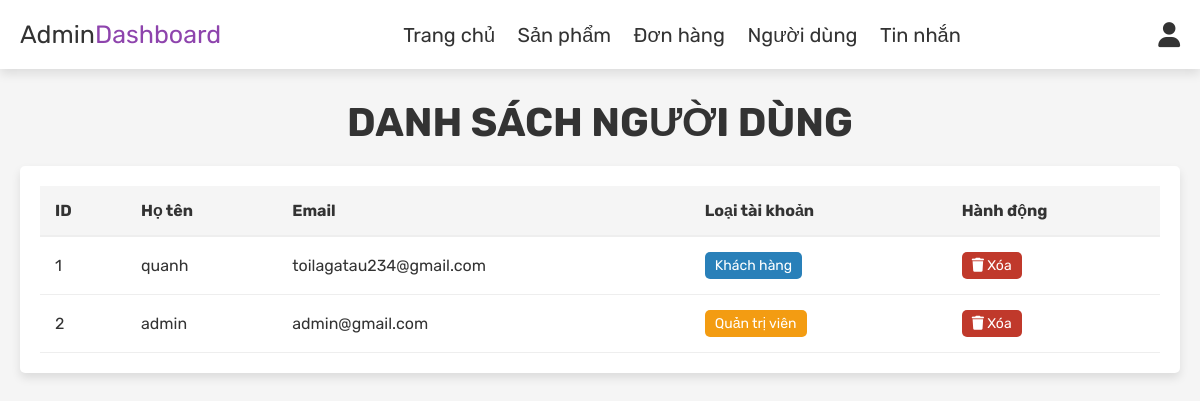
The app's page /admin_users.php (signed in), older data.
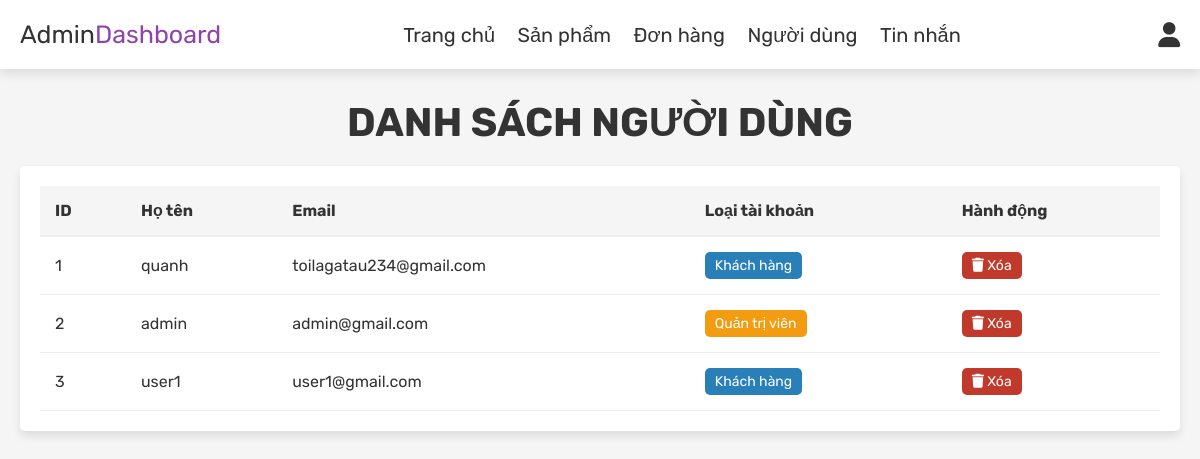
The same page, newer data.
### tables this page shows
CREATE TABLE `users` (
  `id` int(100) NOT NULL,
  `name` varchar(100) NOT NULL,
  `email` varchar(100) NOT NULL,
  `password` varchar(100) NOT NULL,
  `user_type` varchar(20) NOT NULL DEFAULT 'user'
);

### includes/db.php (called while the page is built, shortened)
<?php
class Database
{
    private $host = DB_HOST;
    private $user = DB_USER;
    private $pass = DB_PASS;
    private $dbname = DB_NAME;
    private $dbh;
    private $stmt;
    public function __construct()
    {
        $dsn = 'mysql:host=' . $this->host . ';port=' . DB_PORT . ';dbname=' . $this->dbname . ';charset=utf8';
        $options = array(
            PDO::ATTR_PERSISTENT => true,
            PDO::ATTR_ERRMODE => PDO::ERRMODE_EXCEPTION,
            PDO::ATTR_DEFAULT_FETCH_MODE => PDO::FETCH_ASSOC
        );
        try {
            $this->dbh = new PDO($dsn, $this->user, $this->pass, $options);
        } catch (PDOException $e) {
            $this->error = $e->getMessage();
            echo $this->error;
        }
    }
    public function query($sql)
    {
        $this->stmt = $this->dbh->prepare($sql);
    }
    public function execute()
    {
        return $this->stmt->execute();
    }
    public function resultSet()
    {
        $this->execute();
        return $this->stmt->fetchAll();
    }
}

### admin_users.php (the view, shortened to what this page needs)
<?php
include 'includes/db.php';
$db = new Database();
?>
<!DOCTYPE html>
<html lang="en">
<head>
   <link rel="stylesheet" href="https://cdnjs.cloudflare.com/ajax/libs/font-awesome/6.0.0/css/all.min.css">
   <link rel="stylesheet" href="./styles/admin.css">
   <link rel="stylesheet" href="./styles/admin/users-admin.css">
   <link rel="stylesheet" href="styles/pagination.css">
</head>
<body>
   <?php include 'admin_header.php'; ?>
   <section class="users">
      <h1 class="title"> Danh sách người dùng </h1>
      <div class="table-responsive">
         <table class="user-table">
            <thead>
               <tr>
                  <th>ID</th>
                  <th>Họ tên</th>
                  <th>Email</th>
                  <th>Loại tài khoản</th>
                  <th>Hành động</th>
               </tr>
            </thead>
            <tbody>
               <?php
               $limit = 8;
               $current_page = isset($_GET['page']) ? (int)$_GET['page'] : 1;
               $offset = ($current_page - 1) * $limit;
               $db->query("SELECT COUNT(*) as total FROM `users`");
               $db->query("SELECT * FROM `users` LIMIT $offset, $limit");
               $select_users = $db->resultSet();
               if (count($select_users) > 0) {
                  foreach ($select_users as $fetch_users) {
               ?>
                     <tr>
                        <td><?php echo $fetch_users['id']; ?></td>
                        <td><?php echo htmlspecialchars($fetch_users['name']); ?></td>
                        <td><?php echo htmlspecialchars($fetch_users['email']); ?></td>
                        <td>
                           <?php if ($fetch_users['user_type'] == 'admin'): ?>
                              <span class="badge badge-admin">Quản trị viên</span>
                           <?php else: ?>
                              <span class="badge badge-user">Khách hàng</span>
                           <?php endif; ?>
                        </td>
                        <td>
                           <a href="admin_users.php?delete=<?php echo $fetch_users['id']; ?>" onclick="return confirm('Bạn có chắc chắn muốn xóa người dùng này?');" class="action-btn">
                              <i class="fas fa-trash"></i> Xóa
                           </a>
                        </td>
                     </tr>
               <?php
                  }
               } else {
                  echo '<tr><td colspan="5" style="text-align:center; padding:2rem;">Chưa có người dùng nào!</td></tr>';
               }
               ?>
            </tbody>
         </table>
      </div>
   </section>
</body>
</html>

Row changes from the older to the newer data that the page shows:
added users: id "3", name "user1", email "user1@gmail.com", user_type "Khách hàng"
